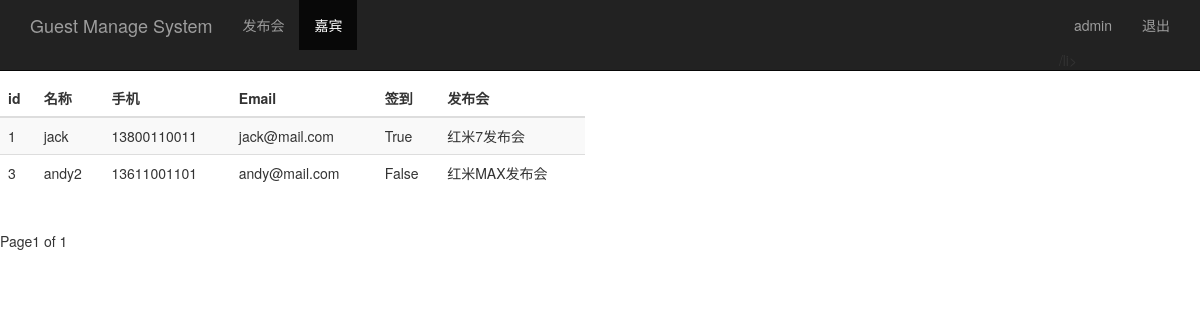
The page /guest_manage/ (signed in) on the database its author committed.
### sign/models.py (models this page shows, shortened)
class Guest(models.Model):
    event=models.ForeignKey(Event,on_delete=models.CASCADE)   #关联发布会ID
    realname=models.CharField(max_length=64) #姓名
    phone=models.CharField(max_length=16)  #手机号
    email=models.EmailField()   #邮箱
    sign=models.BooleanField()  #签到状态
    create_time=models.DateTimeField(auto_now=True) #创建时间（自动获取当前时间）
    class Meta:
        unique_together=("event","phone")

class Event(models.Model):
    name=models.CharField(max_length=100) #发布会标题
    limit=models.IntegerField()   #参加人数
    status=models.BooleanField()  #状态
    address=models.CharField(max_length=200)  #地址
    start_time=models.DateTimeField('events_time') #发布会时间
    create_time=models.DateTimeField(auto_now=True)  #创建时间（自动获取当前时间）
    def __str__(self):
        return self.name

### sign/views.py (the view)
# urls.py: url(r'^guest_manage/$',views.guest_manage),
@login_required()
def guest_manage(request):
    username=request.session.get('user','')
    guest_list=Guest.objects.all()
    paginator=Paginator(guest_list,2)
    page=request.GET.get('page')
    try:
        contacts=paginator.page(page)
    except PageNotAnInteger:
        contacts=paginator.page(1)
    except EmptyPage:
        contacts=paginator.page(paginator.num_pages)
    return render(request,"guest_manage.html",{"user":username,"guests":contacts})

### sign/templates/guest_manage.html (shortened to what this page needs)
<!DOCTYPE html>
<html lang="en">
<head>
    {% load bootstrap3 %}
    {% bootstrap_css %}
</head>
<body>
    <nav class="navbar navbar-inverse navbar-fixed-top">
        <div class="container">
            <div class="navbar-header">
                <a class="navbar-brand" href="/event_manage/">Guest Manage System</a>
            </div>
            <div id="navbar" class="collapse navbar-collapse">
                <ul class="nav navbar-nav">
                    <li><a href="/event_manage/">发布会</a></li>
                    <li class="active"><a href="#">嘉宾</a></li>
                </ul>
                <ul class="nav navbar-nav navbar-right">
                    <li><a href="#">{{ user }}</a>/li>
                    <li><a href="/logout/">退出</a></li>
                </ul>
            </div>
        </div>
    </nav>
    <div class="row" style="padding-top: 80px;">
        <div class="col-md-6">
            <table class="table table-striped">
                <thead>
                <tr>
                    <th>id</th>
                    <th>名称</th>
                    <th>手机</th>
                    <th>Email</th>
                    <th>签到</th>
                    <th>发布会</th>
                </tr>
                </thead>
                <tbody>
                {% for guest in guests %}
                    <tr>
                        <td>{{ guest.id }}</td>
                        <td>{{ guest.realname }}</td>
                        <td>{{ guest.phone }}</td>
                        <td>{{ guest.email }}</td>
                        <td>{{ guest.sign }}</td>
                        <td>{{ guest.event }}</td>
                    </tr>
                {% endfor %}
                </tbody>
            </table>
        </div>
    </div>
    <div class="pagination">
        <span class="step-links">
            <span class="current">
                Page{{ guests.number }} of {{ guests.paginator.num_pages }}
            </span>
        </span>
    </div>
</body>
</html>

### rows shown on the page
Guest: id "1", realname "jack", phone "13800110011", email "jack@mail.com", sign "True", event "红米7发布会"
Guest: id "3", realname "andy2", phone "13611001101", email "andy@mail.com", sign "False", event "红米MAX发布会"

### other values the page prints
{{ user }} "admin"
{{ guests.number }} "1"
{{ guests.paginator.num_pages }} "1"
